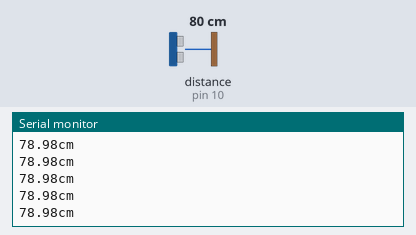
A sketch run on a simulated Arduino Uno, built with avr-gcc and run on an emulated ATmega328P. Shown: the last lines printed to the serial monitor. Wiring (inferred from the names in the program): ultrasonic range finder: trigger pin 9; echo pin 10. The test bench sets the inputs (shaded band); at power-on: distance to the obstacle (sensor on pin 10) 80 cm. The echo pulse lasts 58.3 µs per cm.

Above: at 1.2 s.
1.3 s: distance to the obstacle (sensor on pin 10) set to 299 cm
At 1.62 s:
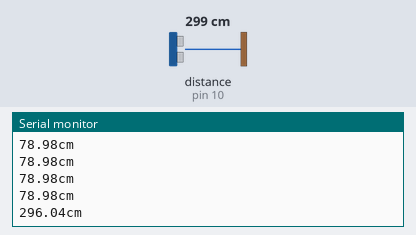
4.3 s: distance to the obstacle (sensor on pin 10) set to 2 cm
At 4.45 s:
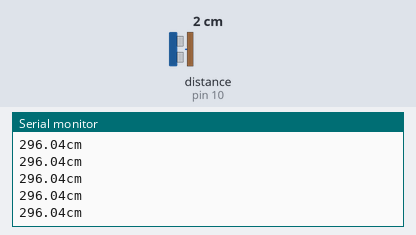
Timing chart, 0 to 7.3 s (numbered marks = the images above; inputs shaded):
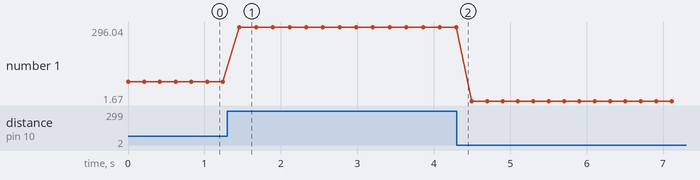

Measured:
- after the input at 1.3 s, the serial monitor: prints a new line after 0.16 s (image 1)
- plotted number 1: 78.98 → 296.04 after the input at 1.3 s, 296.04 → 1.67 after the input at 4.3 s

The sketch:

h_m_kho_ng_c_ch.ino
```cpp
const int trig = 9;     // chân trig của HC-SR04
const int echo = 10;     // chân echo của HC-SR04

void setup()
{
Serial.begin(9600);
pinMode(trig,OUTPUT);
pinMode(echo,INPUT);

}

void loop()
{
unsigned long a;
float d;
digitalWrite(trig,0);
delayMicroseconds(2);
digitalWrite(trig,1);
delayMicroseconds(5);
digitalWrite(trig,0);
a= pulseIn(echo,1);
d= a/2/29.412;
Serial.print(d); Serial.println("cm");
delay(200);


}
```
